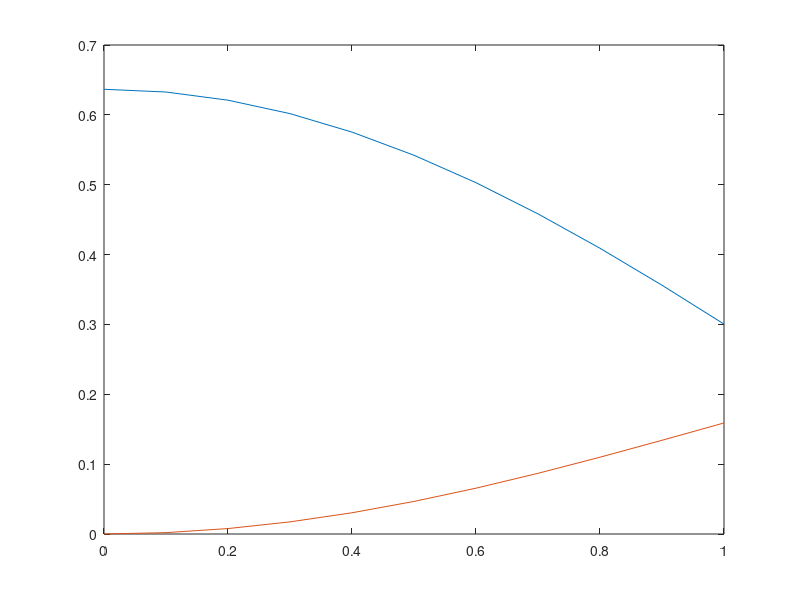

Recreate this plot in MATLAB.
%%
m=1; % carrier
n=2; % fundamental
ma=0:0.1:1;
a1=2*m*besselj(0,ma*pi/2)/pi;
% figure();
plot(ma,a1)
hold on;
ma=0:0.1:1;
% a=2*besselj(0,1*ma*pi/2)/pi;
% figure();
a=abs(2*m*besselj(0,m*ma*pi/2).*besselj(n,m*ma*pi/2)*sin((m+n)*pi/2)/pi);
a=abs(2.*besselj(n,m*ma*pi/2)/(m*pi));
plot(ma,abs(a))
hold on;